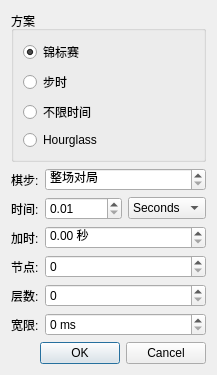
<?xml version="1.0" encoding="UTF-8"?>
<ui version="4.0">
 <class>TimeControlDialog</class>
 <widget class="QDialog" name="TimeControlDialog">
  <property name="geometry">
   <rect>
    <x>0</x>
    <y>0</y>
    <width>289</width>
    <height>399</height>
   </rect>
  </property>
  <property name="windowTitle">
   <string>时间设定</string>
  </property>
  <layout class="QVBoxLayout" name="verticalLayout_2">
   <property name="sizeConstraint">
    <enum>QLayout::SetFixedSize</enum>
   </property>
   <item>
    <widget class="QGroupBox" name="groupBox">
     <property name="autoFillBackground">
      <bool>false</bool>
     </property>
     <property name="title">
      <string>方案</string>
     </property>
     <property name="flat">
      <bool>false</bool>
     </property>
     <property name="checkable">
      <bool>false</bool>
     </property>
     <layout class="QVBoxLayout" name="verticalLayout_3">
      <item>
       <widget class="QRadioButton" name="m_tournamentRadio">
        <property name="toolTip">
         <string>Tournament time control</string>
        </property>
        <property name="text">
         <string>锦标赛</string>
        </property>
        <property name="checked">
         <bool>true</bool>
        </property>
       </widget>
      </item>
      <item>
       <widget class="QRadioButton" name="m_timePerMoveRadio">
        <property name="toolTip">
         <string>每一步固定时间</string>
        </property>
        <property name="text">
         <string>步时</string>
        </property>
       </widget>
      </item>
      <item>
       <widget class="QRadioButton" name="m_infiniteRadio">
        <property name="toolTip">
         <string>Infinite thinking time</string>
        </property>
        <property name="text">
         <string>不限时间</string>
        </property>
       </widget>
      </item>
       <item>
       <widget class="QRadioButton" name="m_hourglassRadio">
        <property name="toolTip">
         <string>Time used is added to opponent's available time</string>
        </property>
        <property name="text">
         <string>Hourglass</string>
        </property>
       </widget>
      </item>
     </layout>
    </widget>
   </item>
   <item>
    <layout class="QFormLayout" name="formLayout">
     <property name="fieldGrowthPolicy">
      <enum>QFormLayout::AllNonFixedFieldsGrow</enum>
     </property>
     <item row="0" column="0">
      <widget class="QLabel" name="label">
       <property name="text">
        <string>棋步:</string>
       </property>
       <property name="buddy">
        <cstring>m_movesSpin</cstring>
       </property>
      </widget>
     </item>
     <item row="0" column="1">
      <widget class="QSpinBox" name="m_movesSpin">
       <property name="toolTip">
        <string>The number of moves in a time control</string>
       </property>
       <property name="specialValueText">
        <string>整场对局</string>
       </property>
       <property name="maximum">
        <number>9999</number>
       </property>
       <property name="value">
        <number>0</number>
       </property>
      </widget>
     </item>
     <item row="1" column="0">
      <widget class="QLabel" name="label_2">
       <property name="text">
        <string>时间:</string>
       </property>
       <property name="buddy">
        <cstring>m_timeSpin</cstring>
       </property>
      </widget>
     </item>
     <item row="1" column="1">
      <layout class="QHBoxLayout" name="horizontalLayout">
       <item>
        <widget class="QDoubleSpinBox" name="m_timeSpin">
         <property name="toolTip">
          <string>Time limit for the chosen time control</string>
         </property>
         <property name="decimals">
          <number>2</number>
         </property>
         <property name="minimum">
          <double>0.010000000000000</double>
         </property>
         <property name="maximum">
          <double>10000.000000000000000</double>
         </property>
         <property name="value">
          <double>0.010000000000000</double>
         </property>
        </widget>
       </item>
       <item>
        <widget class="QComboBox" name="m_timeUnitCombo">
         <property name="toolTip">
          <string>时间单位</string>
         </property>
         <property name="currentText">
          <string>Seconds</string>
         </property>
         <property name="currentIndex">
          <number>0</number>
         </property>
         <item>
          <property name="text">
           <string>Seconds</string>
          </property>
         </item>
         <item>
          <property name="text">
           <string>Minutes</string>
          </property>
         </item>
         <item>
          <property name="text">
           <string>Hours</string>
          </property>
         </item>
        </widget>
       </item>
      </layout>
     </item>
     <item row="2" column="0">
      <widget class="QLabel" name="label_3">
       <property name="text">
        <string>加时:</string>
       </property>
       <property name="buddy">
        <cstring>m_incrementSpin</cstring>
       </property>
      </widget>
     </item>
     <item row="2" column="1">
      <widget class="QDoubleSpinBox" name="m_incrementSpin">
       <property name="toolTip">
        <string>每走一步增加的时间</string>
       </property>
       <property name="suffix">
        <string> 秒</string>
       </property>
      </widget>
     </item>
     <item row="4" column="1">
      <widget class="QSpinBox" name="m_pliesSpin">
       <property name="toolTip">
        <string> 引擎的最大搜索层数</string>
       </property>
       <property name="maximum">
        <number>999</number>
       </property>
      </widget>
     </item>
     <item row="4" column="0">
      <widget class="QLabel" name="label_5">
       <property name="text">
        <string>层数:</string>
       </property>
       <property name="buddy">
        <cstring>m_pliesSpin</cstring>
       </property>
      </widget>
     </item>
     <item row="3" column="1">
      <widget class="QSpinBox" name="m_nodesSpin">
       <property name="toolTip">
        <string>引擎的最大搜索节点数</string>
       </property>
       <property name="maximum">
        <number>2147483647</number>
       </property>
      </widget>
     </item>
     <item row="3" column="0">
      <widget class="QLabel" name="label_4">
       <property name="text">
        <string>节点:</string>
       </property>
       <property name="buddy">
        <cstring>m_nodesSpin</cstring>
       </property>
      </widget>
     </item>
     <item row="5" column="1">
      <widget class="QSpinBox" name="m_marginSpin">
       <property name="toolTip">
        <string>可以超过时限这么多毫秒</string>
       </property>
       <property name="suffix">
        <string> ms</string>
       </property>
       <property name="maximum">
        <number>9999</number>
       </property>
      </widget>
     </item>
     <item row="5" column="0">
      <widget class="QLabel" name="label_6">
       <property name="text">
        <string>宽限:</string>
       </property>
       <property name="buddy">
        <cstring>m_marginSpin</cstring>
       </property>
      </widget>
     </item>
    </layout>
   </item>
   <item>
    <widget class="QDialogButtonBox" name="buttonBox">
     <property name="orientation">
      <enum>Qt::Horizontal</enum>
     </property>
     <property name="standardButtons">
      <set>QDialogButtonBox::Cancel|QDialogButtonBox::Ok</set>
     </property>
    </widget>
   </item>
  </layout>
 </widget>
 <resources/>
 <connections>
  <connection>
   <sender>buttonBox</sender>
   <signal>accepted()</signal>
   <receiver>TimeControlDialog</receiver>
   <slot>accept()</slot>
   <hints>
    <hint type="sourcelabel">
     <x>248</x>
     <y>254</y>
    </hint>
    <hint type="destinationlabel">
     <x>157</x>
     <y>274</y>
    </hint>
   </hints>
  </connection>
  <connection>
   <sender>buttonBox</sender>
   <signal>rejected()</signal>
   <receiver>TimeControlDialog</receiver>
   <slot>reject()</slot>
   <hints>
    <hint type="sourcelabel">
     <x>316</x>
     <y>260</y>
    </hint>
    <hint type="destinationlabel">
     <x>286</x>
     <y>274</y>
    </hint>
   </hints>
  </connection>
 </connections>
</ui>
